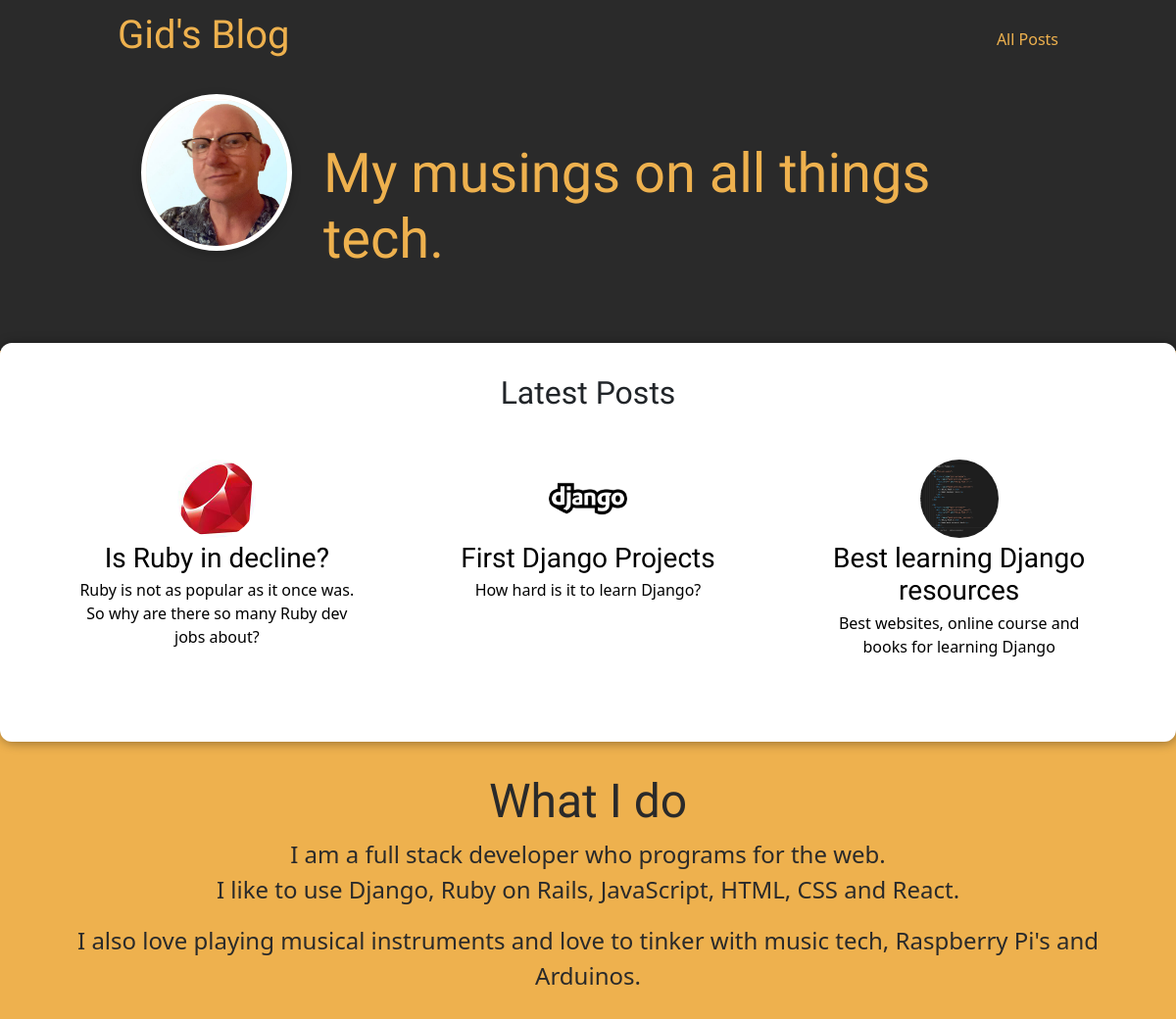
The app's page /, older data.
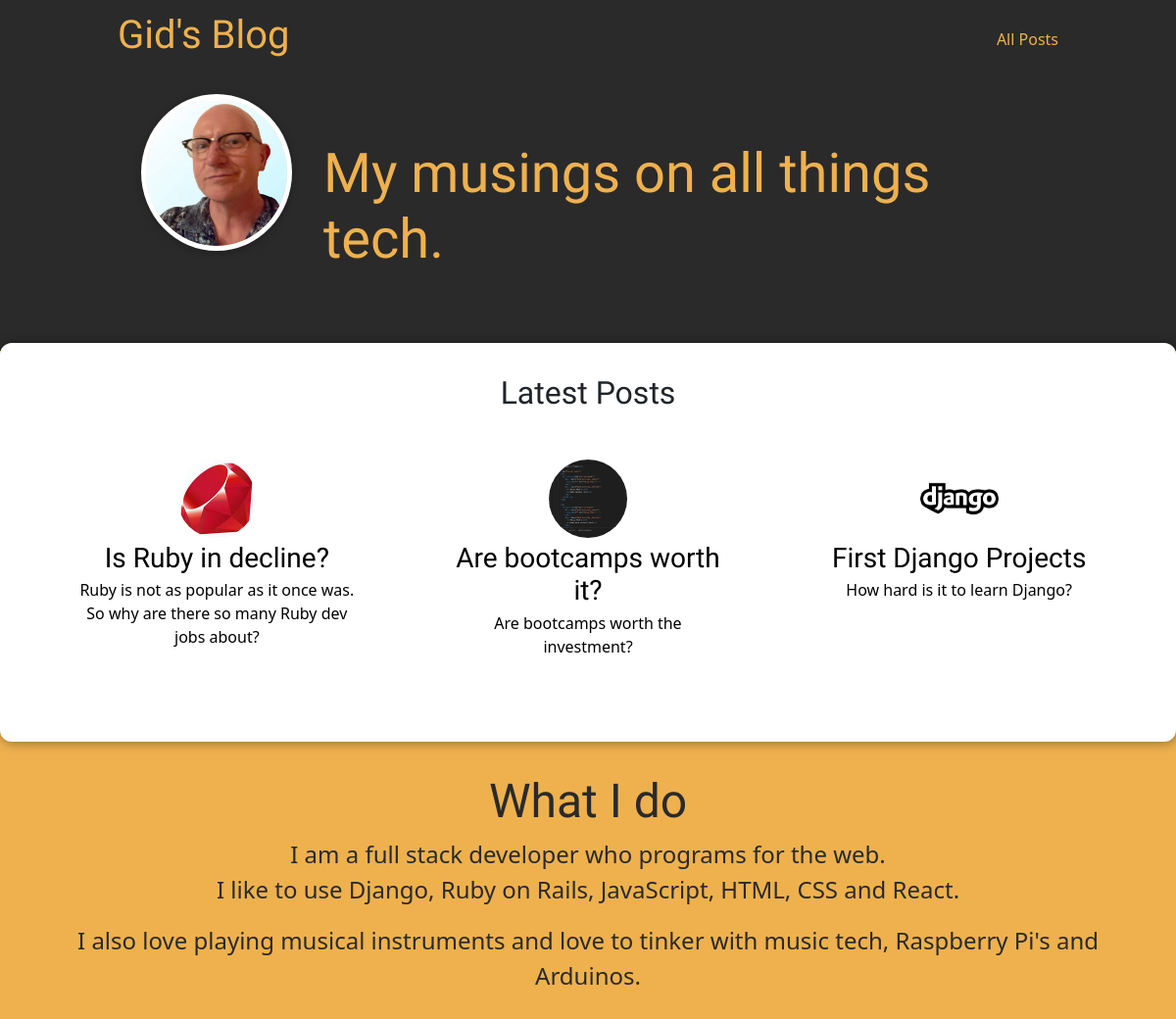
The same page, newer data.
### blog/models.py (models this page shows)
class Post(models.Model):
    title = models.CharField(max_length=150)
    excerpt = models.CharField(max_length=200)
    image_name = models.CharField(max_length=50)
    date = models.DateField(auto_now=True)
    slug = models.SlugField(unique=True, db_index=True)
    content = models.TextField(
        validators=[MinLengthValidator(10)])
    author = models.ForeignKey(
        Author, on_delete=models.SET_NULL, null=True, related_name="posts")
    tags = models.ManyToManyField(Tag)

### blog/views.py (the view)
# urls.py: path("",  views.starting_page, name="starting-page"),
def starting_page(request):
    latest_posts = Post.objects.all().order_by("-date")[:3]
    return render(request, "blog/index.html", {
        "posts": latest_posts
    })

### blog/templates/blog/index.html (shortened to what this page needs)
{% extends "base.html" %}
{% load static %}
{% block css_files %}
    <link rel="stylesheet" href="{% static "blog/post.css" %}">
    <link rel="stylesheet" href="{% static "blog/index.css" %}">
{% endblock  %}
{% block content %}
    <section id="welcome">
        <header>
            <img src="{% static "blog/images/profile_pic.jpg"%}" alt="Gid - The author of this blog">
            <h2 class="mt-5">My musings on all things tech.</h2>
        </header>
    </section>
    <section id="latest-posts">
        <h2 class="mb-3">Latest Posts</h2>
        <ul class="">
            {% for post in posts  %}
            <div class="col-12 col-md-4">
                {% include "blog/includes/post.html" %}
            </div>
            {% endfor %}
        </ul>
    </section>
    <section id="about">
        <h2>What I do</h2>
        <p>I am a full stack developer who programs for the web.
        <br>I like to use Django, Ruby on Rails, JavaScript, HTML, CSS and React.</p>
        <p>I also love playing musical instruments and love to tinker with music tech, Raspberry Pi's and Arduinos.</p>
    </section>
{% endblock  %}

### templates/base.html (shortened to what this page needs)
{% load static %}
<!DOCTYPE html>
<html lang="en">
<head>
    <link rel="stylesheet" href="{% static "app.css" %}">
    <link href="https://cdn.jsdelivr.net/npm/bootstrap@5.0.2/dist/css/bootstrap.min.css" rel="stylesheet">
    {% block css_files %}{% endblock %}
</head>
<body>
    <header id="main-navigation">
        <h1><a href="{% url 'starting-page' %}">Gid's Blog</a></h1>
        <nav>
            <a href="{% url 'posts-page' %}">All Posts</a>
        </nav>
    </header>
    {% block content %}
    {% endblock %}
</body>
</html>

### blog/templates/blog/includes/post.html
{% load static %}
<li>
    <article class="post">
        <a href="{% url 'post-detail-page' post.slug %}">
            <img src="{% static "blog/images/"|add:post.image_name %}" alt="{{ post.title }}">
            <div class="post__content">
                <div>
                    <h3>{{ post.title }}</h3>
                </div>
                <div>
                    <p>
                        {{ post.excerpt }}
                    </p>
                </div>
            </div>
        </a>
    </article>
</li>

### static/app.css (style rules this page uses)
* { box-sizing: border-box; }
html { font-family: 'Raleway', Helvetica, sans-serif; }
body { margin: 0; }
h1, h2, h3 { font-family: 'Raleway', Helvetica, sans-serif; font-weight: 200; }
#main-navigation { width: 100%; height: 5rem; display: flex; justify-content: space-between; align-items: center; padding: 0 10%; position: absolute; top: 0; left: 0; }
#main-navigation a { text-decoration: none; color: #eeb14e; }

### blog/static/blog/post.css (style rules this page uses)
.post { display: flex; flex-direction: column; align-items: center; text-align: center; margin: 1rem; }
.post__content { height: 140px; width: 280px; }
.post a { text-decoration: none; color: black; transition: all 0.2s ease; padding: 1rem; }
.post img { width: 5rem; height: 5rem; object-fit: cover; border-radius: 50%; }
.post h3 { margin: 0.25rem 0; }

### blog/static/blog/index.css (style rules this page uses)
body { background-color: #eeb14e; }
#welcome { background-color: #2a2a2a; padding: 6rem 12% 4rem 12%; color: #eeb14e; font-weight: 200; font-family: 'Raleway', Arial, Helvetica, sans-serif; z-index: 1; }
#welcome header { display: flex; align-items: flex-start; }
#welcome img { width: 10rem; height: 10rem; object-fit: cover; object-position: top; border: 5px solid white; border-radius: 50%; background-color: #ffe1bf; box-shadow: 0 2px 8px rgba(0, 0, 0, 0.25); }
#welcome h2 { font-size: 3.5rem; margin: 0 0 0 2rem; font-weight: 200; font-family: 'Raleway', Arial, Helvetica, sans-serif; }
#latest-posts { background-color: white; padding: 2rem; border-radius: 12px; z-index: 100; margin: -0.5rem auto -0.5rem auto; box-shadow: 1px 1px 12px rgba(0, 0, 0, 0.4); }
#latest-posts h2 { text-align: center; }
#latest-posts ul { list-style: none; margin: 0; padding: 0; display: inline; }
#latest-posts li { flex: 1; }
#about { text-align: center; padding: 3rem; margin-top: -1rem; color: #2a2a2a; z-index: -1; }
#about h2 { font-size: 3rem; }
#about p { font-size: 1.5rem; }
@media only screen and (min-width: 768px) { #latest-posts ul { display: flex; } }

Row changes from the older to the newer data that the page shows:
removed Post: image_name (picture), title "Best learning Django resources", excerpt "Best websites, online course and books for learning Django"
added Post: image_name (picture), title "Are bootcamps worth it?", excerpt "Are bootcamps worth the investment?"
